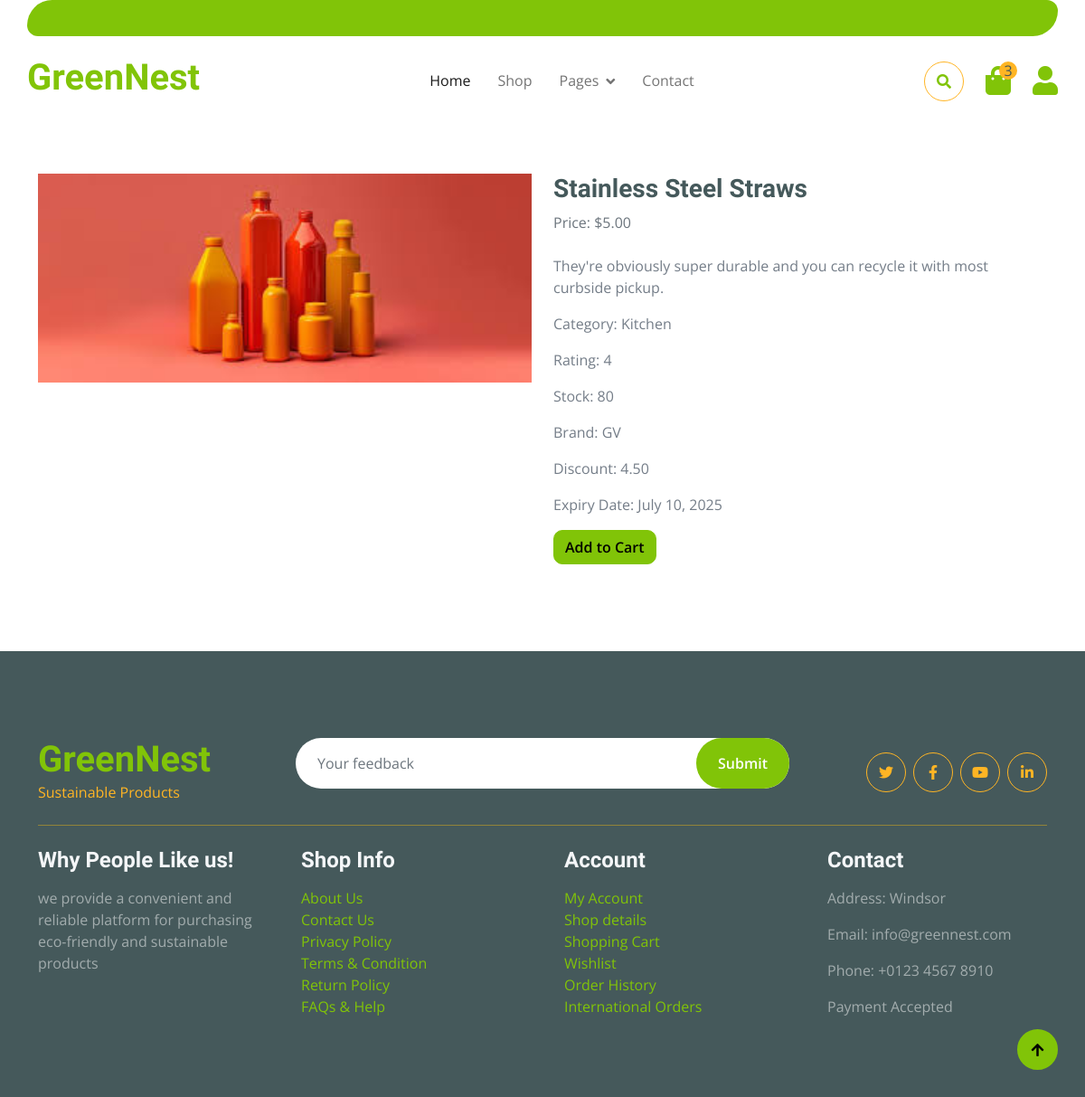
/product/1/, run on the app's committed database.
### landingPage/models.py (models this page shows, shortened)
class Product(models.Model):
    name = models.CharField(max_length=255)
    description = models.TextField(default='')
    price = models.DecimalField(max_digits=10, decimal_places=2)
    category = models.ForeignKey(Category, on_delete=models.CASCADE, related_name='products', default=1)
    stock = models.PositiveIntegerField(default=100)
    image = models.ImageField(upload_to='products/images/')
    brand = models.CharField(max_length=255, default='')
    date_added = models.DateTimeField(default=timezone.now)
    last_updated = models.DateTimeField(auto_now=True)
    discount_price = models.DecimalField(max_digits=10, decimal_places=2, null=True, blank=True)
    expiration_date = models.DateField(default=one_year_from_today)
    rating = models.PositiveIntegerField(validators=[validate_rating], null=True, blank=True)

class Category(models.Model):
    name = models.CharField(max_length=100)

### landingPage/views.py (the view)
# urls.py: path('product/<int:product_id>/', views.product_detail, name='product_detail'),
def product_detail(request, product_id):
    product = get_object_or_404(Product, pk=product_id)
    categories = Category.objects.all()
    return render(request, 'landingPage/product.html', {'product': product, 'categories': categories})

### landingPage/templates/landingPage/product.html (shortened to what this page needs)
{% extends 'landingPage/base.html' %}
{% load static %}
{% block content %}
<div class="container-fluid py-5 mb-5 hero-header">
</div>
<div class="container-fluid py-5">
    <div class="container">
        <div class="row">
            <div class="col-lg-6">
                <img class="img-fluid w-100" src="{{ product.image.url }}" alt="{{ product.name }}">
            </div>
            <div class="col-lg-6">
                <h3>{{ product.name }}</h3>
                <p class="text-muted mb-4">Price: ${{ product.price }}</p>
                <p>{{ product.description }}</p>
                <p>Category: {{ product.category.name }}</p>
                <p>Rating: {{ product.rating }}</p>
                <p>Stock: {{ product.stock }}</p>
                <p>Brand: {{ product.brand }}</p>
                <p>Discount: {{ product.discount_price }}</p>
                <p>Expiry Date: {{ product.expiration_date }}</p>
                <form action="{% url 'landingPage:add_to_cart' product.id %}" method="post">
                    <button type="submit" class="btn btn-primary">Add to Cart</button>
                </form>
            </div>
        </div>
    </div>
</div>
{% endblock %}

### static/css/landingPage.css (style rules this page uses)
.btn { font-weight: 600; transition: .5s; }

### data on the page
Product: image (picture), name "Stainless Steel Straws", price "5.00", description "They're obviously super durable and you can recycle it with most curbside pickup.", category.name "Kitchen", rating "4", stock "80", brand "GV", discount_price "4.50", expiration_date "July 10, 2025"
